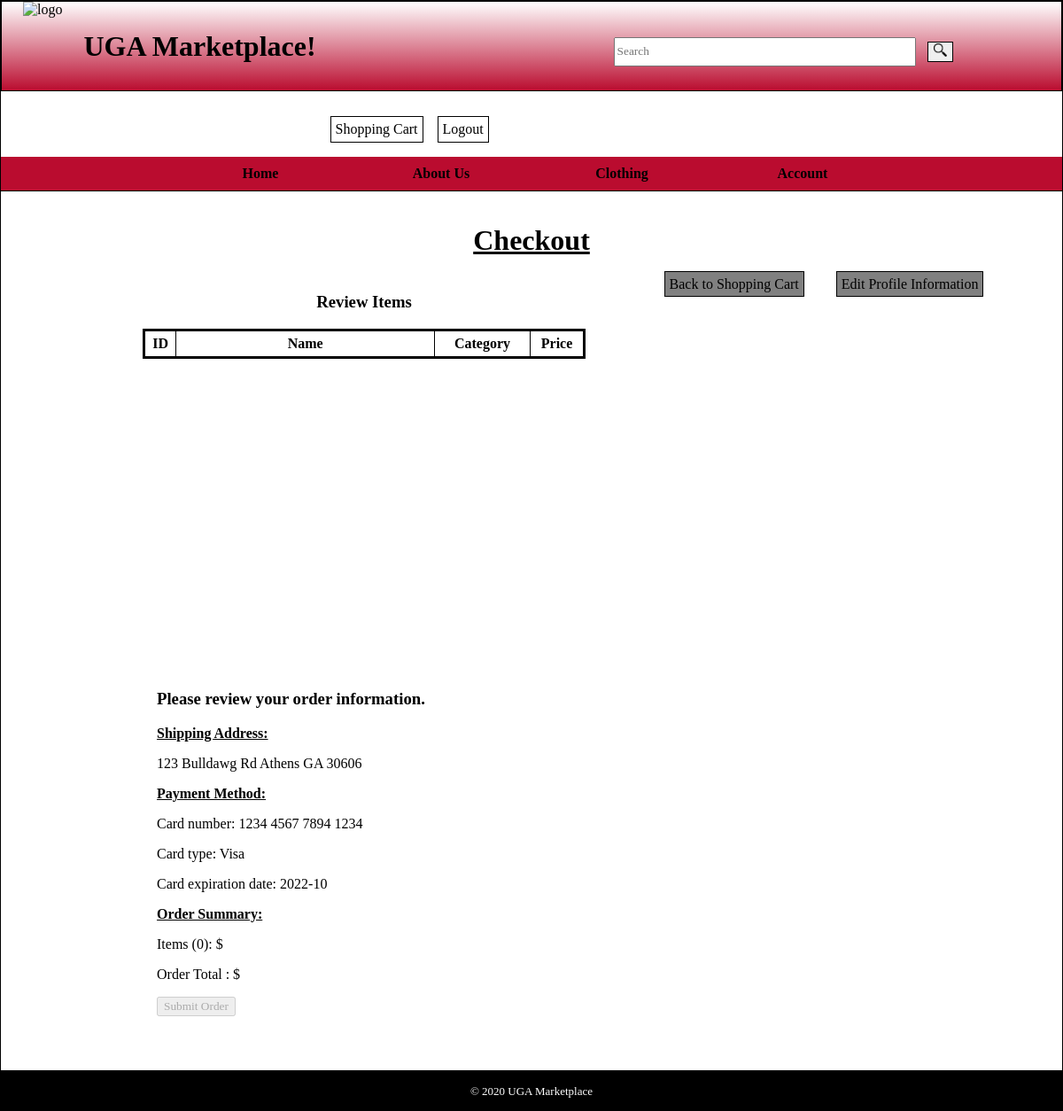
/checkout.php (signed in), run on the app's committed database.
### tables this page shows
CREATE TABLE `profile` (
  `user_id` int(11) NOT NULL AUTO_INCREMENT,
  `streetAddr` varchar(45) DEFAULT NULL,
  `city` varchar(45) DEFAULT NULL,
  `state` varchar(45) DEFAULT NULL,
  `zip` int(11) DEFAULT NULL,
  FOREIGN KEY(`user_id`) REFERENCES `user`(`user_id`)
);

CREATE TABLE `paymentcard` (
  `user_id` int(11) NOT NULL AUTO_INCREMENT,
  `cardNumber` varchar(45) DEFAULT NULL,
  `type` varchar(45) DEFAULT NULL,
  `expDate` varchar(45) DEFAULT NULL,
  FOREIGN KEY (`user_id`) REFERENCES `user`(`user_id`)
);

### checkout.php (the view, shortened to what this page needs)
<?php
    include('database.php');
    if(!isset($_SESSION['flag']) || $_SESSION['flag'] != 1) {
        header("Location: sign_in.php");
    }
    else {
        $user = $_SESSION['username'];
        $password = $_SESSION['password'];
        $query = "SELECT * FROM user
                    WHERE username='$user' AND password='$password'";
        $statement = $db->prepare($query);
        $statement->execute();
        $data = $statement->fetch();
        $userID = $data['user_id'];
        $query1="SELECT contains.product_id,name,category,price
                 FROM contains INNER JOIN product ON contains.product_id=product.product_id
                 WHERE shoppingCart_id=
                    (SELECT shoppingCart_id
                     FROM `shopping cart`
                     WHERE user_id='$userID')";
        $products=$db->query($query1);
        $query2="SELECT SUM(price)
                 FROM contains INNER JOIN product ON contains.product_id=product.product_id
                 WHERE shoppingCart_id=
                    (SELECT shoppingCart_id
                     FROM `shopping cart`
                     WHERE user_id='$userID')";
        $s=$db->prepare($query2);
        $s->execute();
        $sum=$s->fetch();
        $priceSum=$sum['SUM(price)'];
        $query3="SELECT streetAddr,city,state,zip
                 FROM profile
                 WHERE user_id='$userID'";
        $addr=$db->query($query3);
        $query4="SELECT cardNumber,type,expDate
                 FROM paymentcard
                 WHERE user_id='$userID'";
        $card=$db->query($query4);
        $query5="SELECT COUNT(contains.product_id)
                 FROM contains INNER JOIN product ON contains.product_id=product.product_id
                 WHERE shoppingCart_id=
                    (SELECT shoppingCart_id
                     FROM `shopping cart`
                     WHERE user_id='$userID')";
        $count=$db->prepare($query5);
        $count->execute();
        $prodCount=$count->fetch();
        $num=$prodCount['COUNT(contains.product_id)'];
    }
?>
<!DOCTYPE html>
<html lang="en">
    <head>
        <link rel="stylesheet" href="css/checkout_stylesheet.css">
    </head>
    <body>
        <header>
            <a href="index.php"><img id="imageheader" src="images/UGA_logo.png" height="95" alt="logo"></a>
            <h1 id="title">UGA Marketplace!</h1>
            <form id="searchBarForm" action="searchResults.php" method="GET">
                <input type="text" id="searchBar" name="search" placeholder="Search">
                <button type="submit" id="searchButton"><img src="images/magnifying_glass.png" height="15" width="15"></button>
            </form>
            <p class="headerLinks" id="shoppingCart"><a href="shopping_cart.php" >Shopping Cart</a></p>
            <?php
                if(!isset($_SESSION['flag']) || $_SESSION['flag'] != 1) { ?>
            <p class="headerLinks" id="signIn"><a href="sign_in.php" >Sign In</a></p>
            <?php
                }
                else { ?>
            <p class="headerLinks" id="signIn"><a href="logout.php" >Logout</a></p>
            <?php
                }
            ?>
        </header>
        <nav id="nav_list">
                <ul>
                    <li><a href="index.php">Home</a></li>
                    <li><a href="about_us.php">About Us</a></li>
                    <li class="noHighlight">Clothing
                    </li>
                    <li class="noHighlight">Account
                    </li>
                </ul>
        </nav>
        <main>
            <h1 class="underline"><b>Checkout</b></h1>
            <aside>
            <h3><b>Review Items</b></h3>
                <table id="cart">
                    <tr>
                    <th width="25px">ID</th>
                    <th width="300px">Name</th>
                    <th width="100px">Category</th>
                    <th width="50px">Price</th>
                </table>
            </aside>
            <aside id="orderReview">
                <h3>Please review your order information.</h3>
                <p class="underline"><b>Shipping Address:</b></p>
                <?php foreach($addr as $a):?>
                    <?php echo $a['streetAddr']?>
                    <?php echo $a['city']?>
                    <?php echo $a['state']?>
                    <?php echo $a['zip']?>
                <?php endforeach;?>
                <p class="underline"><b>Payment Method:</b></p>
                <?php foreach($card as $c):?>
                    <p>Card number: <?php echo $c['cardNumber']?></p>
                    <p>Card type: <?php echo $c['type']?></p>
                    <p>Card expiration date: <?php echo $c['expDate']?></p>
                <?php endforeach;?>
                <p class="underline"><b>Order Summary:</b></p>
                <p>Items (<?php echo $num?>): $<?php echo $priceSum?></p>
                <p>Order Total : $<?php echo $priceSum?></p>
                <form action="submitOrder.php" method="post">
                    <input type="submit" value="Submit Order" <?php if(($products->rowCount()) == "0") { ?>disabled<?php } ?>>
                </form>
            </aside>
            <div id="links">
                <p class="link" id="link1"><a href="shopping_cart.php">Back to Shopping Cart</a></p>
                <p class="link" id="link2"><a href="edit_profile.php">Edit Profile Information</a></p>
            </div>
        </main>
        <footer>
            <p>&copy; 2020 UGA Marketplace</p>
        </footer>
    </body>
</html>

### css/checkout_stylesheet.css (style rules this page uses)
* { font-family: Georgia, 'Times New Roman', Times, serif; }
body { border: thin solid black; height: 100%; margin: 0em auto; padding: 0em; }
header { border: 1px solid black; height: 100px; background-image: linear-gradient(to top, rgb(186, 12, 47), white); }
#imageheader { float: left; margin-left: 1.5em; margin-right: 1.5em; }
#title { margin-top: 1em; float: left; }
#searchBarForm { float: left; margin: 0; margin-left: 20em; padding: 1em; padding-top: 2.5em; width: 25em; text-align: center; }
#searchBar { width: 25em; height: 2em; float: left; margin-right: 1em; }
#searchButton { margin-left: 0; border: 1px solid black; float: left; margin-top: 5px; }
.headerLinks { float: left; border: 1px solid black; margin: 1em; margin-top: 2.5em; padding: 5px; font: bold; background-color:white; color: black; }
header a:link, header a:visited { text-decoration: none; color: black; }
#shoppingCart { margin-right: 0; }
#signIn { margin-left: 1em; }
#nav_list { float: left; width: 100%; border-bottom: 1px solid black; }
#nav_list ul { background-color: rgb(186, 12, 47); font-weight: bold; margin:0; padding:0; text-align: center; }
#nav_list ul li { list-style-type: none; background-color: rgb(186, 12, 47); display: inline-block; padding: 10px 35px; width: 130px; position: relative; margin: 0; }
#nav_list ul li a { color: black; text-decoration: none; }
main { clear: left; text-align: center; padding-top: 1em; min-height: 550px; }
aside { float:left; width: 500px; height: 400px; margin-bottom: 3em; margin-left: 10em; }
table { margin-left:auto; margin-right:auto; border:3px solid black; border-collapse: collapse; }
#cart th { border: 1px solid black; border-bottom: 2px solid black; padding: 5px; height: 10px; }
#cart tr, #cart td { border: 1px solid black; padding: 5px; }
.link { border: 1px solid black; padding: 5px; background-color: grey; color: black; width: 8em; clear:both; display: inline; margin: 1em; }
.link a:link, .link a:visited { text-decoration: none; color: black; }
#links { clear:both; display: inline-block; width: 500px; height: 100px; }
#orderReview { text-align: left; padding-left: 1em; }
.underline { text-decoration: underline; }
footer { clear: both; text-align: center; font: small bolder; background-color: black; color: white; height: 3em; margin-top: 10%; padding: 3px; }

### data on the page
profile: streetAddr "123 Bulldawg Rd", city "Athens", state "GA", zip "30606"
paymentcard: cardNumber "1234 4567 7894 1234", type "Visa", expDate "2022-10"

### other printed values
$num "0"
